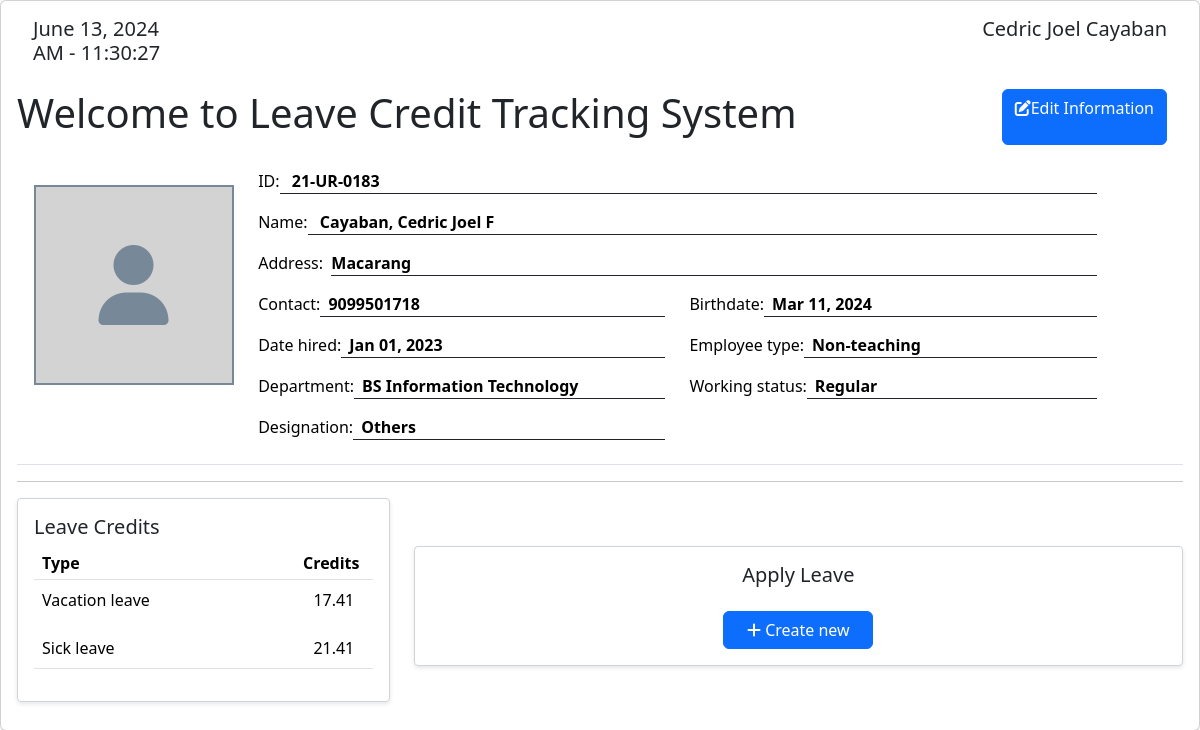
/user/credits.php (signed in), run on the app's committed database.
### tables this page shows
CREATE TABLE `employee` (
  `employee_id` varchar(20) NOT NULL,
  `username` varchar(50) NOT NULL,
  `password` varchar(50) NOT NULL,
  `acc_status` varchar(50) NOT NULL,
  `fname` varchar(25) NOT NULL,
  `mname` varchar(255) NOT NULL,
  `lname` varchar(20) NOT NULL,
  `sick_credits` float DEFAULT NULL,
  `vacation_credits` float DEFAULT NULL,
  `service_credits` float NOT NULL,
  `birthdate` date NOT NULL,
  `contact` bigint(11) NOT NULL,
  `date_hired` date DEFAULT NULL,
  `address` varchar(100) NOT NULL,
  `department` int(11) NOT NULL,
  `employee_type` int(11) DEFAULT NULL,
  `working_status` int(11) DEFAULT NULL,
  `academic_rank` int(11) DEFAULT NULL,
  `designation` int(11) DEFAULT NULL
);

CREATE TABLE `employee_type` (
  `type_id` int(11) NOT NULL,
  `type_name` varchar(50) NOT NULL
);

CREATE TABLE `department` (
  `dept_id` int(11) NOT NULL,
  `dept_name` varchar(50) NOT NULL
);

CREATE TABLE `working_status` (
  `status_id` int(11) NOT NULL,
  `status_name` varchar(20) NOT NULL
);

CREATE TABLE `designation` (
  `designation_id` int(11) NOT NULL,
  `designation_name` varchar(50) NOT NULL
);

CREATE TABLE `leave_type` (
  `type_id` int(11) NOT NULL,
  `leave_name` varchar(50) NOT NULL
);

### config.php (called while the page is built, shortened)
<?php
    $con = new mysqli('localhost', 'root', '', 'leave_system');
    $leaveTypeSql = $con -> query("SELECT * FROM leave_type");
?>

### user/credits.php (the view, shortened to what this page needs)
<?php
    require('../config.php');
?>
<!DOCTYPE html>
<html lang="en">
<head>
    <link rel="stylesheet" href="../css/contents.css?ver=0003">
    <link href="https://cdn.jsdelivr.net/npm/bootstrap@5.3.3/dist/css/bootstrap.min.css" rel="stylesheet">
</head>
<body>
    <?php
        if(isset($_SESSION['employee_id'])){
            $employeeId = $_SESSION['employee_id'];
            }
            $infoSql = $con -> query("SELECT *
            FROM employee
            LEFT JOIN leave_type ON employee.employee_type = leave_type.type_id
            LEFT JOIN employee_type ON employee.employee_type = employee_type.type_id
            LEFT JOIN academic_rank ON employee.academic_rank = academic_rank.rank_id
            LEFT JOIN designation ON employee.designation = designation.designation_id
            LEFT JOIN department ON employee.department = department.dept_id
            LEFT JOIN working_status ON employee.working_status = working_status.status_id
            WHERE employee.employee_id = '$employeeId'
            ");
            while($employee = $infoSql -> fetch_assoc()){
    ?>
        <div class="card">
            <div class="card-body">
            <div class="infos d-flex justify-content-between mb-1 mx-3">
            <h5 id="clock"></h5>
            <h5><?=$employee['fname'] . " " . $employee['lname']?></h5>
        </div>
        <div class="w-100 d-flex justify-content-between mb-3 my-3">
            <h1>Welcome to Leave Credit Tracking System</h1>
            <a href="#" class="btn btn-flat btn-primary me-3" onclick="loadContent('edit_info.php')"><span class="fas fa-edit"></span>Edit Information</a>
        </div>
        <div id="print_out">
            <table class="table info-table">
                    <tr>
                    <td width='20%'>
                        <div class="w-100 d-flex align-items-center justify-content-center mt-3">
                            <div class="profile-frame">
                                <i class="fas fa-user fa-5x user-icon"></i>
                            </div>
                        </div>
                    </td>
                        <td width="80%">
                            <div class="row">
                                <div class="col-11">
                                    <div class="d-flex w-max-100">
                                        <label class="float-left w-auto whitespace-nowrap">ID:</label>
                                        <p class="col-md border-bottom px-2 border-dark w-100"><b>&nbsp<?=$employee['employee_id'] ?></b></p>
                                    </div>
                                    <div class="d-flex w-max-100">
                                        <label class="float-left w-auto whitespace-nowrap">Name:</label>
                                        <p class="col-md border-bottom px-2 border-dark w-100"><b>&nbsp<?=$employee['lname']?>, <?=$employee['fname']?> <?=$employee['mname'] ?></b></p>
                                    </div>
                                    <div class="d-flex w-max-100">
                                        <label class="float-left w-auto whitespace-nowrap">Address: &nbsp </label>
                                        <p class="col-md border-bottom border-dark w-100"><b><?= $employee['address'] ?></b></p>
                                    </div>
                                    <div class="row justify-content-between w-max-100 mr-0">
                                        <div class="col-6 d-flex w-max-100">
                                            <label class="float-left w-auto whitespace-nowrap">Contact: </label>
                                            <p class="col-md border-bottom px-2 border-dark w-100"><b><?= $employee['contact'] ?></b></p>
                                        </div>
                                        <div class="col-6 d-flex w-max-100">
                                            <label class="float-left w-auto whitespace-nowrap">Birthdate: </label>
                                            <p class="col-md border-bottom px-2 border-dark w-100"><b><?= date("M d, Y", strtotime($employee['birthdate'])) ?></b></p>
                                        </div>
                                    </div>
                                    <div class="row justify-content-between w-max-100 mr-0">
                                        <div class="col-6 d-flex w-max-100">
                                            <label class="float-left w-auto whitespace-nowrap">Date hired: </label>
                                            <p class="col-md border-bottom px-2 border-dark w-100"><b><?= date("M d, Y", strtotime($employee['date_hired'])) ?></b></p>
                                        </div>
                                        <div class="col-6 d-flex w-max-100">
                                            <label class="float-left w-auto whitespace-nowrap">Employee type: </label>
                                            <p class="col-md border-bottom px-2 border-dark w-100"><b><?= empty($employee['dept_name'])? 'N/A' : $employee['type_name'] ?></b></p>
                                        </div>
                                        <div class="col-6 d-flex w-max-100">
                                            <label class="float-left w-auto whitespace-nowrap">Department: </label>
                                            <p class="col-md border-bottom px-2 border-dark w-100"><b><?= empty($employee['dept_name'])? 'N/A' : $employee['dept_name'] ?></b></p>
                                        </div>
                                        <div class="col-6 d-flex w-max-100">
                                            <label class="float-left w-auto whitespace-nowrap">Working status: </label>
                                            <p class="col-md border-bottom px-2 border-dark w-100"><b><?= empty($employee['status_name'])? 'N/A' : $employee['status_name'] ?></b></p>
                                        </div>
                                        <div class="col-6 d-flex w-max-100">
                                            <label class="float-left w-auto whitespace-nowrap">Designation: </label>
                                            <p class="col-md border-bottom px-2 border-dark w-100"><b><?=empty($employee['designation_name']) ? 'N/A' : $employee['designation_name'] ?></b></p>
                                        </div>
                                    </div>
                                </div>
                            </div>
                        </td>
                    </tr>
                </table>
                <?php } ?>
            <hr class="border-dark">
            <div class="row">
                <div class="col-md-4 col-sm-12">
                    <div id="bottom-box" class="callout px-3 py-3">
                        <h5 class="mb-2">Leave Credits</h5>
                        <table class="table table-hover ">
                            <colgroup>
                                <col width="70%">
                                <col width="15%">
                            </colgroup>
                            <thead>
                                <tr>
                                    <th class="py-1 px-2">Type</th>
                                    <th class="py-1 px-2">Credits</th>
                                </tr>
                            </thead>
                            <tbody>
                            <tr>
                                <td>
                                <?php
                                    $firstIteration = true;
                                    while($leaveType = $leaveTypeSql->fetch_assoc()) {
                                        if (!$firstIteration) {
                                            echo "<br> <br>";
                                        } else {
                                            $firstIteration = false;
                                        }
                                        echo $leaveType['leave_name'];
                                    }
                                ?>
                                </td>
                                <td style="text-align: center;">
                                    <?php
                                        if(isset($_SESSION['employee_id'])){
                                            $employeeId = $_SESSION['employee_id'];
                                        }
                                        $sql = $con -> query("SELECT * FROM employee WHERE employee.employee_id = '$employeeId'");
                                        while($credits = $sql -> fetch_assoc()){
                                    ?>
                                    <?php echo $credits['vacation_credits'] . "<br> <br>"?>
                                    <?php echo $credits['sick_credits'] ?>
                                    <?php } ?>
                                </td>
                            </tr>
                            </tbody>
                        </table>
                    </div>
                </div>
                <div class="col-md-8 col-sm-12 py-5">
                <div id="bottom-box" class="callout px-3 py-3 d-flex flex-column align-items-center justify-content-center ">
                    <h5>Apply Leave</h5>
                    <button id='view-records' onclick="loadContent('new_request.php')" class="btn btn-primary mt-3"><span class="fas fa-plus"></span> Create new</button>
                </div>
                </div>
            </div>
        </div>
    </div>
</div>
</body>
</html>

### css/contents.css (style rules this page uses)
.card { position: relative; display: flex; flex-direction: column; min-width: 0; word-wrap: break-word; background-color: #fff; background-clip: border-box; border: 1px solid rgba(0, 0, 0, 0.125); border-radius: 0.25rem; }
.card-body { flex: 1 1 auto; padding: 1rem 1rem; }
.card { border-radius: 15px; box-shadow: 0 0 10px rgba(0, 0, 0, 0.1); }
.card-body { padding: 20px; }
.table { margin-bottom: 0; }
.user-icon { color: lightslategray; }
.profile-frame { width: 200px; height: 200px; background-color: lightgray; border: 2px solid lightslategray; display: flex; justify-content: center; align-items: center; }
#view-records { width: 150px; }
#bottom-box { box-shadow: 0 2px 4px rgba(0, 0, 0, 0.1); border: 2px solid black; border-radius: 1.25rem; }
#bottom-box { border: 1px solid #ced4da; border-radius: 0.25rem; }

### user/credits.php (style rules this page uses)
h5 { font-weight: normal; }

### data on the page
employee: fname "Cedric Joel", lname "Cayaban", employee_id "21-UR-0183", mname "F", address "Macarang", contact "9099501718", birthdate "Mar 11, 2024", date_hired "Jan 01, 2023", employee_type.type_name "Non-teaching", department.dept_name "BS Information Technology", working_status.status_name "Regular", designation.designation_name "Others", vacation_credits "17.41", sick_credits "21.41"
leave_type: leave_name "Vacation leave"
leave_type: leave_name "Sick leave"
